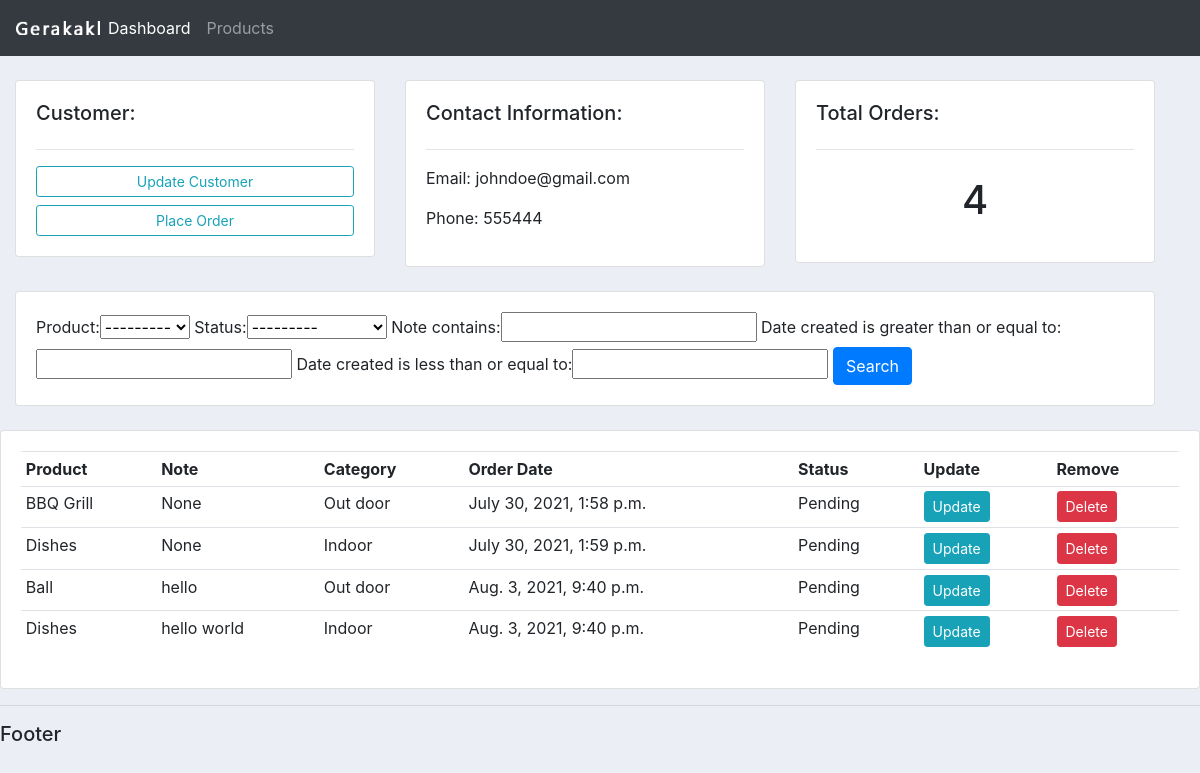
The app's page /customer/1/ with its own data.
### accounts/models.py (models this page shows, shortened)
class Customer(models.Model):
    name = models.CharField(max_length=200, null=True)
    phone = models.CharField(max_length=200, null=True)
    email = models.CharField(max_length=200, null=True)
    date_created = models.DateTimeField(auto_now_add=True, null=True)

class Order(models.Model):
    STATUS = (
        ('Pending', 'Pending'),
        ('Out for delivery', 'Out for delivery'),
        ('Delivered', 'Delivered'),
    )
    customer = models.ForeignKey(Customer, null=True, on_delete=models.SET_NULL)
    product = models.ForeignKey(Product, null=True, on_delete=models.SET_NULL)
    date_created = models.DateTimeField(auto_now_add=True, null=True)
    status = models.CharField(max_length=200, null=True, choices=STATUS)
    note = models.CharField(max_length=1000, null=True)

class Product(models.Model):
    CATEGORY = (
        ('Indoor', 'Indoor'),
        ('Out door', 'Out door'),
    )
    name = models.CharField(max_length=200, null=True)
    price = models.FloatField(null=True)
    category = models.CharField(max_length=200, null=True, choices=CATEGORY)
    description = models.CharField(max_length=200, null=True, blank=True)
    date_created = models.DateTimeField(auto_now_add=True, null=True)
    tags = models.ManyToManyField(Tag)
    def __str__(self):
        return self.name

### accounts/views.py (the view)
# urls.py: path('customer/<str:pk>/', views.customer, name="customer"),
def customer(request, pk):
    customer = Customer.objects.get(id=pk)
    orders = customer.order_set.all()
    order_count = orders.count()
    myFilter = OrderFilter(request.GET, queryset=orders)
    orders = myFilter.qs
    context = {'customer': customer, 'orders': orders, 'order_count': order_count,
               'myFilter': myFilter}
    return render(request, 'accounts/customer.html', context)

### accounts/templates/accounts/customer.html
{% extends 'accounts/main.html' %}
{% block content %}
<br>
<div class="container-fluid row">
    <div class="col-md">
        <div class="card card-body">
            <h5>Customer:</h5>
            <hr>
            <a class="btn btn-outline-info btn-sm btn-block" href="">Update Customer</a>
            <a class="btn btn-outline-info btn-sm btn-block" href="{% url 'create_order' customer.id %}">Place Order</a>
        </div>
    </div>
    <div class="col-md">
        <div class="card card-body">
            <h5>Contact Information:</h5>
            <hr>
            <p>Email: {{customer.email}}</p>
            <p>Phone: {{customer.phone}}</p>
        </div>
    </div>
    <div class="col-md">
        <div class="card card-body">
            <h5>Total Orders:</h5>
            <hr>
            <h1 style="text-align: center; padding: 10px">{{order_count}}</h1>
        </div>
    </div>
</div>
<br>
<div class="container-fluid row">
    <div class="col">
        <div class="card card-body">
            <form method="get">
                    {{myFilter.form}}
                <button class="btn btn-primary" type="submit">Search</button>
            </form>
        </div>
    </div>
</div>
<br>
<div class="row">
    <div class="col-md">
        <div class="card card-body">
            <table class="table table-sm">
                <tr>
                    <th>Product</th>
                    <th>Note</th>
                    <th>Category</th>
                    <th>Order Date</th>
                    <th>Status</th>
                    <th>Update</th>
                    <th>Remove</th>
                </tr>
                {% for order in orders %}
                <tr>
                    <td>{{order.product}}</td>
                    <td>{{order.note}}</td>
                    <td>{{order.product.category}}</td>
                    <td>{{order.date_created}}</td>
                    <td>{{order.status}}</td>
                    <td><a class="btn btn-sm btn-info" href="{% url 'update_order' order.id %}">Update</a></td>
                    <td><a class="btn btn-sm btn-danger" href="{% url 'delete_order' order.id %}">Delete</a></td>
                </tr>
                {% endfor %}
            </table>
        </div>
    </div>
</div>
{% endblock %}

### static/css/main.css (style rules this page uses)
body { background-color: #ebeff5; }

### records on screen
Customer: email "johndoe@gmail.com", phone "555444"
Order: product "BBQ Grill", note "None", product.category "Out door", date_created "July 30, 2021, 1:58 p.m.", status "Pending"
Order: product "Dishes", note "None", product.category "Indoor", date_created "July 30, 2021, 1:59 p.m.", status "Pending"
Order: product "Ball", note "hello", product.category "Out door", date_created "Aug. 3, 2021, 9:40 p.m.", status "Pending"
Order: product "Dishes", note "hello world", product.category "Indoor", date_created "Aug. 3, 2021, 9:40 p.m.", status "Pending"

### other values on screen
{{ order_count }} "4"
